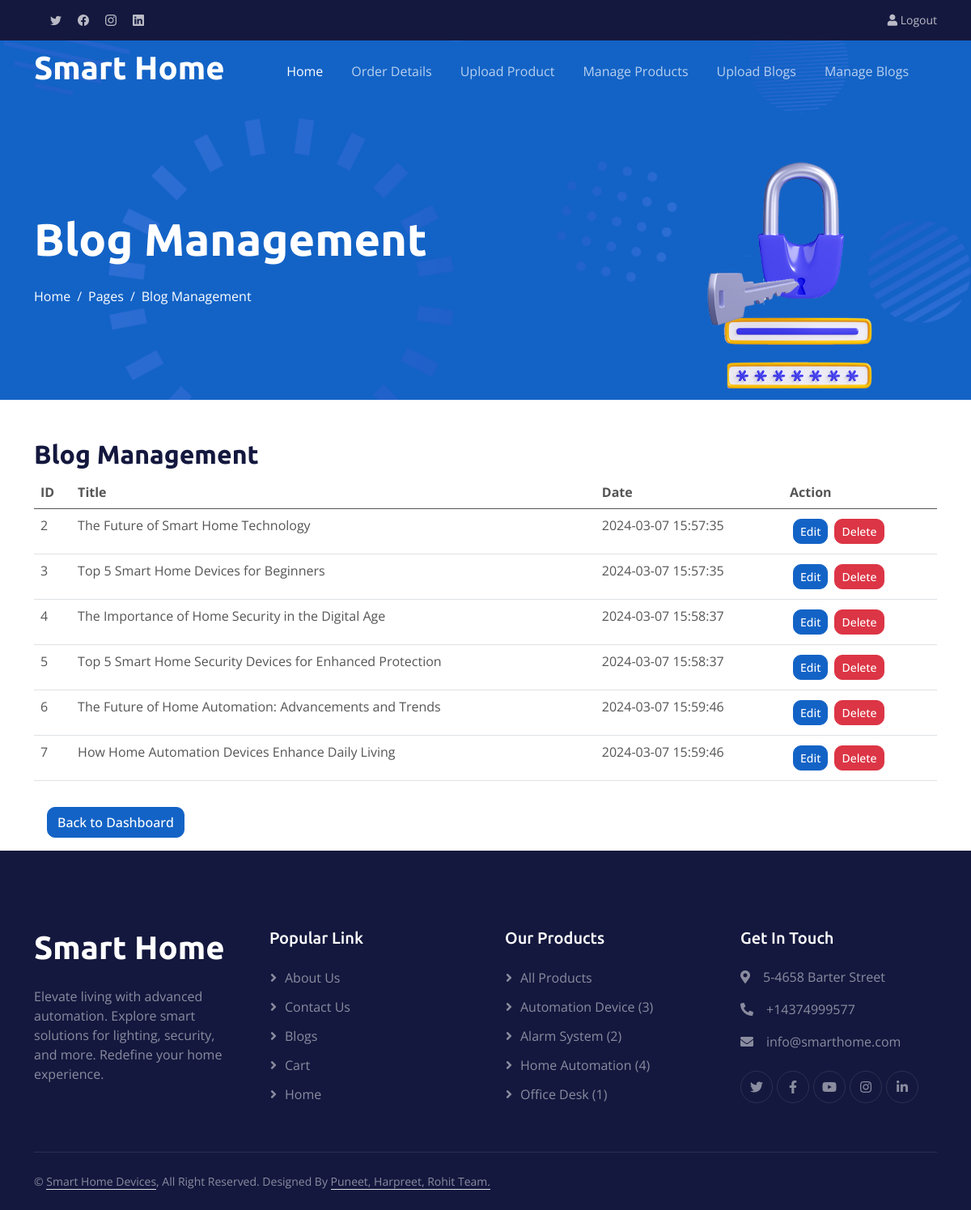
The app's page /blog-management.php (signed in) with its own data.
### tables this page shows
CREATE TABLE IF NOT EXISTS `blog_posts` (
  `id` int UNSIGNED NOT NULL AUTO_INCREMENT,
  `title` varchar(255) NOT NULL,
  `content` text NOT NULL,
  `created_at` timestamp NULL DEFAULT CURRENT_TIMESTAMP,
  PRIMARY KEY (`id`)
);

### blog-management.php (the view, shortened to what this page needs)
<!DOCTYPE html>
<html lang="en">
<head>
    <?php include_once('admin-header.php'); ?>
    <div class="container-fluid pt-5 bg-primary hero-header">
        <div class="container pt-5">
            <div class="row g-5 pt-5">
                <div class="col-lg-6 align-self-center text-center text-lg-start mb-lg-5">
                    <h1 class="display-4 text-white mb-4 animated slideInRight">Blog Management</h1>
                    <nav aria-label="breadcrumb">
                        <ol class="breadcrumb justify-content-center justify-content-lg-start mb-0">
                            <li class="breadcrumb-item"><a class="text-white" href="#">Home</a></li>
                            <li class="breadcrumb-item"><a class="text-white" href="#">Pages</a></li>
                            <li class="breadcrumb-item text-white active" aria-current="page">Blog Management</li>
                        </ol>
                    </nav>
                </div>
                <div class="col-lg-6 align-self-end text-center text-lg-end">
                    <img class="img-fluid" src="img/login.png" alt="" style="max-height: 300px;">
                </div>
            </div>
        </div>
    </div>
</head>
<body>
    <div class="container mt-5">
        <h2>Blog Management</h2>
        <?php
        include 'dbcon.php';
        $sql = "SELECT * FROM blog_posts";
        $result = mysqli_query($conn, $sql);
        if (mysqli_num_rows($result) > 0) {
            echo '<div class="table-responsive">';
            echo '<table class="table table-hover">';
            echo '<thead>';
            echo '<tr>';
            echo '<th>ID</th>';
            echo '<th>Title</th>';
            echo '<th>Date</th>';
            echo '<th>Action</th>';
            echo '</tr>';
            echo '</thead>';
            echo '<tbody>';
            while ($row = mysqli_fetch_assoc($result)) {
                echo '<tr>';
                echo '<td>' . $row['id'] . '</td>';
                echo '<td>' . $row['title'] . '</td>';
                echo '<td>' . $row['created_at'] . '</td>';
                echo '<td>';
                echo '<a href="edit_blog.php?id=' . $row['id'] . '" class="btn btn-primary m-1 btn-sm">Edit</a>';
                echo '<a href="delete_blog.php?id=' . $row['id'] . '" class="btn btn-danger m-1 btn-sm">Delete</a>';
                echo '</td>';
                echo '</tr>';
            }
            echo '</tbody>';
            echo '</table>';
            echo '</div>';
        } else {
            echo '<div class="alert alert-info" role="alert">No blog posts found.</div>';
        }
        ?>
        <a href="admin-dashboard.php" class="btn btn-primary m-3">Back to Dashboard</a>
    </div>
    <?php include_once('footer.php'); ?>
</body>
</html>

### css/style.css (style rules this page uses)
h1, h2, h3, .fw-bold { font-weight: 700 !important; }
.btn { font-weight: 500; transition: .5s; }
.hero-header { margin-top: -75px; background: url(../img/bg-hero.png) center center no-repeat; background-size: cover; }
.hero-header .breadcrumb-item+.breadcrumb-item::before { color: var(--light); }
:root { --primary: #1363C6; --secondary: #15ACE1; --light: #F4F7FE; --dark: #14183E; }

### records on screen
blog_posts: id "2", title "The Future of Smart Home Technology", created_at "2024-03-07 15:57:35"
blog_posts: id "3", title "Top 5 Smart Home Devices for Beginners", created_at "2024-03-07 15:57:35"
blog_posts: id "4", title "The Importance of Home Security in the Digital Age", created_at "2024-03-07 15:58:37"
blog_posts: id "5", title "Top 5 Smart Home Security Devices for Enhanced Protection", created_at "2024-03-07 15:58:37"
blog_posts: id "6", title "The Future of Home Automation: Advancements and Trends", created_at "2024-03-07 15:59:46"
blog_posts: id "7", title "How Home Automation Devices Enhance Daily Living", created_at "2024-03-07 15:59:46"

### other values on screen
$category "Automation Device"
$count "3"
$category "Alarm System"
$count "2"
$category "Home Automation"
$count "4"
$category "Office Desk"
$count "1"
